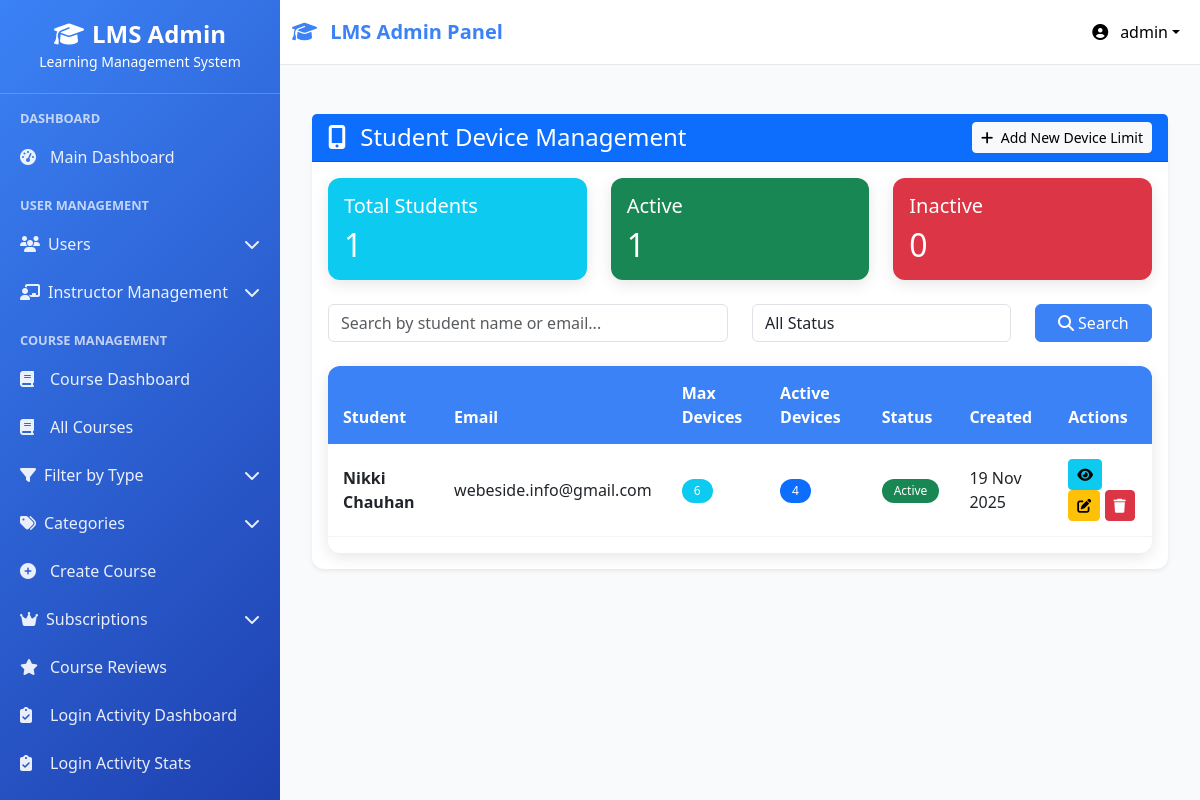
The page /courses/subscriptions/ (signed in) on the database its author committed.
### userss/models.py (models this page shows, shortened)
class CustomUser(AbstractUser):
    ROLE_CHOICES = (
    ("superadmin", "Super Admin"),
    ("instructor", "Instructor"),
    ("student", "Student"),
    ("webinar_user", "Webinar User"),  # Add this line
)
    role = models.CharField(max_length=20, choices=ROLE_CHOICES, default="student")
    phone_number = models.CharField(max_length=15, blank=True, null=True)
    profile_picture = models.ImageField(
        upload_to="profile_pics/", blank=True, null=True
    )
    bio = models.TextField(max_length=500, blank=True)
    date_of_birth = models.DateField(blank=True, null=True)
    address = models.TextField(max_length=200, blank=True)
    created_by = models.ForeignKey(
        "self",
        on_delete=models.SET_NULL,
        null=True,
        blank=True,
        related_name="created_users",
    )
    updated_at = models.DateTimeField(auto_now=True)
    def get_full_name(self):
        return f"{self.first_name} {self.last_name}".strip()
    class Meta:
        ordering = ["-date_joined"]
        verbose_name = "User"
        verbose_name_plural = "Users"

### courses/models.py (models this page shows, shortened)
class StudentDeviceLimit(models.Model):
    student = models.OneToOneField(
        User,
        on_delete=models.CASCADE,
        limit_choices_to={'role': 'student'},
        related_name='device_limit'
    )
    max_devices = models.PositiveIntegerField(default=2)
    is_active = models.BooleanField(default=True)
    created_at = models.DateTimeField(auto_now_add=True)
    def current_device_count(self):
        return self.devices.filter(is_active=True).count()

### courses/views.py (the view, shortened to what this page needs)
# urls.py: path("subscriptions/", views.subscription_list, name="subscription_list"),
@login_required
def subscription_list(request):
    if request.user.role != 'superadmin':
        messages.error(request, 'Only superadmin can access device management.')
        return redirect('courses:course_dashboard')
    device_limits = StudentDeviceLimit.objects.all().select_related('student').order_by('-created_at')
    search = request.GET.get('search', '')
    status_filter = request.GET.get('status', '')
    if status_filter == 'active':
        device_limits = device_limits.filter(is_active=True)
    elif status_filter == 'inactive':
        device_limits = device_limits.filter(is_active=False)
    total_subs = StudentDeviceLimit.objects.count()
    active_subs = StudentDeviceLimit.objects.filter(is_active=True).count()
    expired_subs = total_subs - active_subs
    paginator = Paginator(device_limits, 20)
    page = request.GET.get('page')
    subscriptions = paginator.get_page(page)
    context = {
        'subscriptions': subscriptions,
        'search': search,
        'status_filter': status_filter,
        'total_subs': total_subs,
        'active_subs': active_subs,
        'expired_subs': expired_subs,
    }
    return render(request, 'courses/subscription_list.html', context)

### courses/templates/courses/subscription_list.html (shortened to what this page needs)
{% extends 'base.html' %}
{% load static %}
{% block content %}
<div class="container-fluid py-4">
    <div class="row mb-4">
        <div class="col-md-12">
            <div class="card shadow-sm">
                <div class="card-header bg-primary text-white d-flex justify-content-between align-items-center">
                    <h4 class="mb-0">
                        <i class="fas fa-mobile-alt me-2"></i>
                        Student Device Management
                    </h4>
                    <a href="{% url 'courses:create_subscription' %}" class="btn btn-light btn-sm">
                        <i class="fas fa-plus me-1"></i> Add New Device Limit
                    </a>
                </div>
                <div class="card-body">
                    <div class="row mb-4">
                        <div class="col-md-4">
                            <div class="card bg-info text-white">
                                <div class="card-body">
                                    <h5 class="card-title">Total Students</h5>
                                    <h2 class="mb-0">{{ total_subs }}</h2>
                                </div>
                            </div>
                        </div>
                        <div class="col-md-4">
                            <div class="card bg-success text-white">
                                <div class="card-body">
                                    <h5 class="card-title">Active</h5>
                                    <h2 class="mb-0">{{ active_subs }}</h2>
                                </div>
                            </div>
                        </div>
                        <div class="col-md-4">
                            <div class="card bg-danger text-white">
                                <div class="card-body">
                                    <h5 class="card-title">Inactive</h5>
                                    <h2 class="mb-0">{{ expired_subs }}</h2>
                                </div>
                            </div>
                        </div>
                    </div>
                    <form method="GET" class="mb-4">
                        <div class="row">
                            <div class="col-md-6">
                                <input type="text" name="search" class="form-control"
                                       placeholder="Search by student name or email..."
                                       value="{{ search }}">
                            </div>
                            <div class="col-md-4">
                                <select name="status" class="form-control">
                                    <option value="">All Status</option>
                                </select>
                            </div>
                            <div class="col-md-2">
                                <button type="submit" class="btn btn-primary w-100">
                                    <i class="fas fa-search"></i> Search
                                </button>
                            </div>
                        </div>
                    </form>
                    <div class="table-responsive">
                        <table class="table table-hover">
                            <thead class="table-light">
                                <tr>
                                    <th>Student</th>
                                    <th>Email</th>
                                    <th>Max Devices</th>
                                    <th>Active Devices</th>
                                    <th>Status</th>
                                    <th>Created</th>
                                    <th>Actions</th>
                                </tr>
                            </thead>
                            <tbody>
                                {% for sub in subscriptions %}
                                <tr>
                                    <td>
                                        <strong>{{ sub.student.get_full_name|default:sub.student.username }}</strong>
                                    </td>
                                    <td>{{ sub.student.email }}</td>
                                    <td>
                                        <span class="badge bg-info">{{ sub.max_devices }}</span>
                                    </td>
                                    <td>
                                        <span class="badge bg-primary">{{ sub.current_device_count }}</span>
                                    </td>
                                    <td>
                                        {% if sub.is_active %}
                                            <span class="badge bg-success">Active</span>
                                        {% else %}
                                            <span class="badge bg-danger">Inactive</span>
                                        {% endif %}
                                    </td>
                                    <td>{{ sub.created_at|date:"d M Y" }}</td>
                                    <td>
                                        <a href="{% url 'courses:subscription_details' sub.student.id %}"
                                           class="btn btn-sm btn-info" title="View Details">
                                            <i class="fas fa-eye"></i>
                                        </a>
                                        <a href="{% url 'courses:edit_subscription' sub.id %}"
                                           class="btn btn-sm btn-warning" title="Edit">
                                            <i class="fas fa-edit"></i>
                                        </a>
                                        <a href="{% url 'courses:delete_subscription' sub.id %}"
                                           class="btn btn-sm btn-danger" title="Delete">
                                            <i class="fas fa-trash"></i>
                                        </a>
                                    </td>
                                </tr>
                                {% endfor %}
                            </tbody>
                        </table>
                    </div>
                </div>
            </div>
        </div>
    </div>
</div>
{% endblock %}

### userss/templates/base.html (shortened to what this page needs)
<!DOCTYPE html>
<html lang="en">
<head>
    <link href="https://cdnjs.cloudflare.com/ajax/libs/bootstrap/5.3.0/css/bootstrap.min.css" rel="stylesheet">
    <link href="https://cdnjs.cloudflare.com/ajax/libs/font-awesome/6.4.0/css/all.min.css" rel="stylesheet">
</head>
<body>
    <nav class="navbar navbar-expand-lg navbar-light">
        <div class="container-fluid">
            <a class="navbar-brand" href="{% url 'admin_dashboard' %}">
                <i class="fas fa-graduation-cap me-2"></i>
                LMS Admin Panel
            </a>
            <div class="navbar-nav ms-auto">
                <div class="nav-item dropdown">
                    <a class="nav-link dropdown-toggle" href="#" role="button" data-bs-toggle="dropdown"
                        style="color: black !important;">
                        <i class="fas fa-user-circle me-2"></i>
                        {{ user.username|default:"Admin" }}
                    </a>
                </div>
            </div>
        </div>
    </nav>
    <div class="sidebar" id="sidebar">
        <div class="sidebar-header">
            <h4><i class="fas fa-graduation-cap me-2"></i>LMS Admin</h4>
            <small>Learning Management System</small>
        </div>
        <div class="sidebar-content">
            <div class="nav-section">Dashboard</div>
            <a class="nav-link {% if request.resolver_match.url_name == 'admin_dashboard' %}active{% endif %}"
                href="{% url 'admin_dashboard' %}">
                <i class="fas fa-tachometer-alt"></i>
                Main Dashboard
            </a>
            <div class="nav-section">User Management</div>
            <div class="submenu" data-submenu="users">
                <div class="submenu-toggle">
                    <span><i class="fas fa-users me-2"></i>Users</span>
                    <i class="fas fa-chevron-down"></i>
                </div>
            </div>
            <div class="submenu" data-submenu="instructor-management">
                <div class="submenu-toggle">
                    <span><i class="fas fa-chalkboard-teacher me-2"></i>Instructor Management</span>
                    <i class="fas fa-chevron-down"></i>
                </div>
            </div>
            <div class="nav-section">Course Management</div>
            <a class="nav-link {% if 'course_dashboard' in request.resolver_match.url_name %}active{% endif %}"
                href="{% url 'courses:course_dashboard' %}">
                <i class="fas fa-book"></i>
                Course Dashboard
            </a>
            <a class="nav-link {% if 'manage_courses' in request.resolver_match.url_name %}active{% endif %}"
                href="{% url 'courses:manage_courses' %}">
                <i class="fas fa-book"></i>
                All Courses
            </a>
            <div class="submenu" data-submenu="course-types">
                <div class="submenu-toggle">
                    <span><i class="fas fa-filter me-2"></i>Filter by Type</span>
                    <i class="fas fa-chevron-down"></i>
                </div>
            </div>
            <div class="submenu" data-submenu="categories">
                <div class="submenu-toggle">
                    <span><i class="fas fa-tags me-2"></i>Categories</span>
                    <i class="fas fa-chevron-down"></i>
                </div>
            </div>
            <a class="nav-link {% if 'create_course' in request.resolver_match.url_name %}active{% endif %}"
                href="{% url 'courses:create_course' %}">
                <i class="fas fa-plus-circle"></i>
                Create Course
            </a>
            {% if request.user.role == 'superadmin' %}
            <div class="submenu" data-submenu="subscriptions">
                <div class="submenu-toggle">
                    <span><i class="fas fa-crown me-2"></i>Subscriptions</span>
                    <i class="fas fa-chevron-down"></i>
                </div>
            </div>
            {% endif %}
            {% if request.user.role in 'superadmin,instructor' %}
            <a class="nav-link {% if 'course_reviews' in request.resolver_match.url_name %}active{% endif %}"
                href="{% url 'courses:course_reviews' %}">
                <i class="fas fa-star"></i>
                Course Reviews
            </a>
            {% endif %}
            {% if request.user.role == 'superadmin' %}
            <a class="nav-link {% if 'attendance_dashboard' in request.resolver_match.url_name %}active{% endif %}"
                href="{% url 'courses:attendance_dashboard' %}">
                <i class="fas fa-clipboard-check"></i>
                Login Activity Dashboard
            </a>
            <a class="nav-link {% if 'attendance_status' in request.resolver_match.url_name %}active{% endif %}"
                href="{% url 'courses:attendance_status' %}">
                <i class="fas fa-clipboard-check"></i>
                Login Activity Stats
            </a>
            {% endif %}
            <div class="submenu" data-submenu="batches">
                <div class="submenu-toggle">
                </div>
            </div>
        </div>
    </div>
    <div class="main-content">
        {% block content %}
        {% endblock %}
    </div>
</body>
</html>

### rows shown on the page
CustomUser: username "admin"
StudentDeviceLimit: student.get_full_name "Nikki Chauhan", student.email "webeside.info@gmail.com", max_devices "6", current_device_count "4", is_active "Active", created_at "19 Nov 2025"

### other values the page prints
{{ total_subs }} "1"
{{ active_subs }} "1"
{{ expired_subs }} "0"
